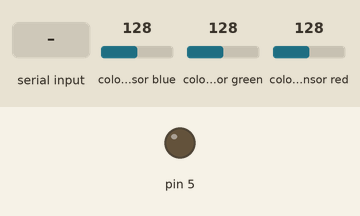
This sketch was run on a simulated Arduino Uno, built with avr-gcc and run on an emulated ATmega328P. Parts: output pins drawn as LEDs (lit = HIGH). Inputs (shaded band) come from the test bench; at power-on: colour sensor blue 128, colour sensor green 128, colour sensor red 128.

Above: at 5.0 s.
5.1 s: "start" received over Serial
At 6.9 s:
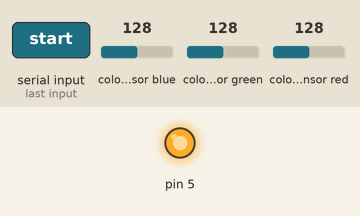
7.6 s: "stop" received over Serial
At 9.2 s:
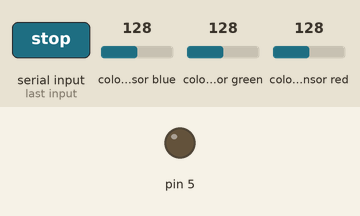
Timing chart, 0 to 10.7 s (numbered marks = the images above; inputs shaded):
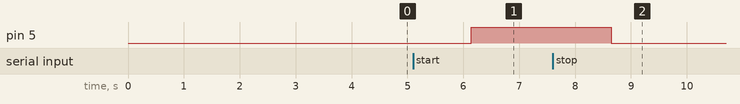

The sketch:

kleurrobotLokaal.ino
```cpp
#include "Adafruit_TCS34725.h"

//de kleur die de sensor ziet is standaard onbekend
String kleurKleurenSensor;

//de string die wordt gelezen door de seriele monitor
String mijnString;

//initaliseren van de rgb sensor
Adafruit_TCS34725 tcs = Adafruit_TCS34725(TCS34725_INTEGRATIONTIME_700MS, TCS34725_GAIN_1X);

void setup() {
  Serial.begin(9600);
}

void loop() {
  //uint is een unassigned integer met de namen: r,g,b,c,colorTemp en lux
  uint16_t r, g, b, c, colorTemp, lux;

  //wanneer er iets beschikbaar is in de seriele monitor, dan komt hij in de if
  if (Serial.available() > 0) {
    mijnString = Serial.readString();
    if (mijnString.equals("start")) { // wanneer er start wordt geprint gaat de motor aan
      digitalWrite(4, HIGH);
      analogWrite(5, 255);
    } else if (mijnString.equals("stop")) { // bij stop gaat hij uit
      analogWrite(5, 0);
    }
  }

  tcs.getRawData(&r, &g, &b, &c); // de kleursensor wordt uitgelezen

  if (r > (b * 3) && g > (b * 2.5)) { // de waarde van geel
    kleurKleurenSensor = "xgeel"; // 3 is geel
    Serial.println(kleurKleurenSensor); // print xgeel
  } else if (r > (g * 4) && r > (b * 4)) { // de waarde van rood
    kleurKleurenSensor = "zrood";  // 1 is rood
    Serial.println(kleurKleurenSensor); // print zrood
  } else if (g > r && g > (b * 2)) { // de waarde van groen
    kleurKleurenSensor = "ygroen"; // 2 is groen
    Serial.println(kleurKleurenSensor); // print ygroen
  }
}
```

Measured:
- after the input at 5.1 s, pin 5: LOW → HIGH after 1.0 s
- after the input at 7.6 s, pin 5: HIGH → LOW after 1.0 s
